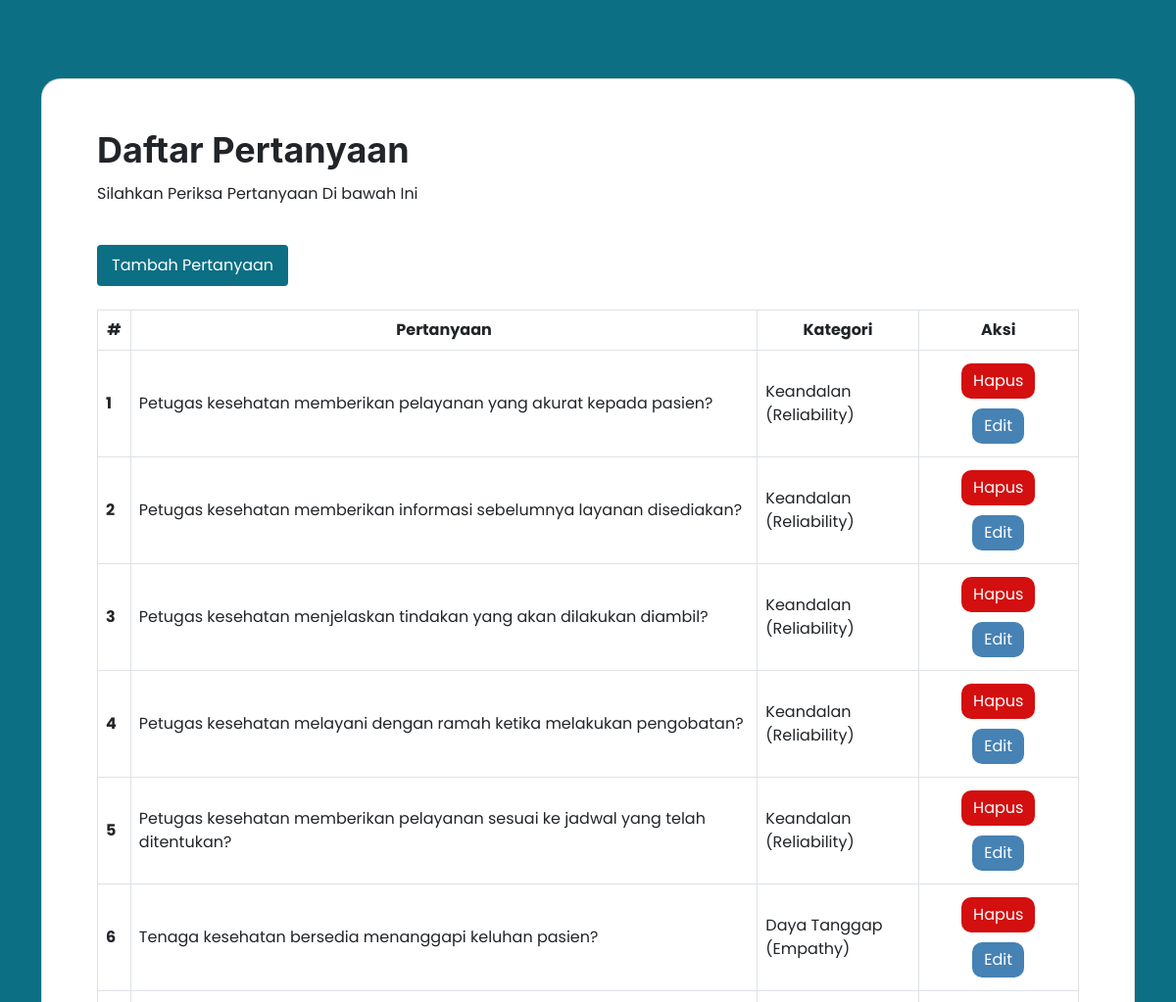
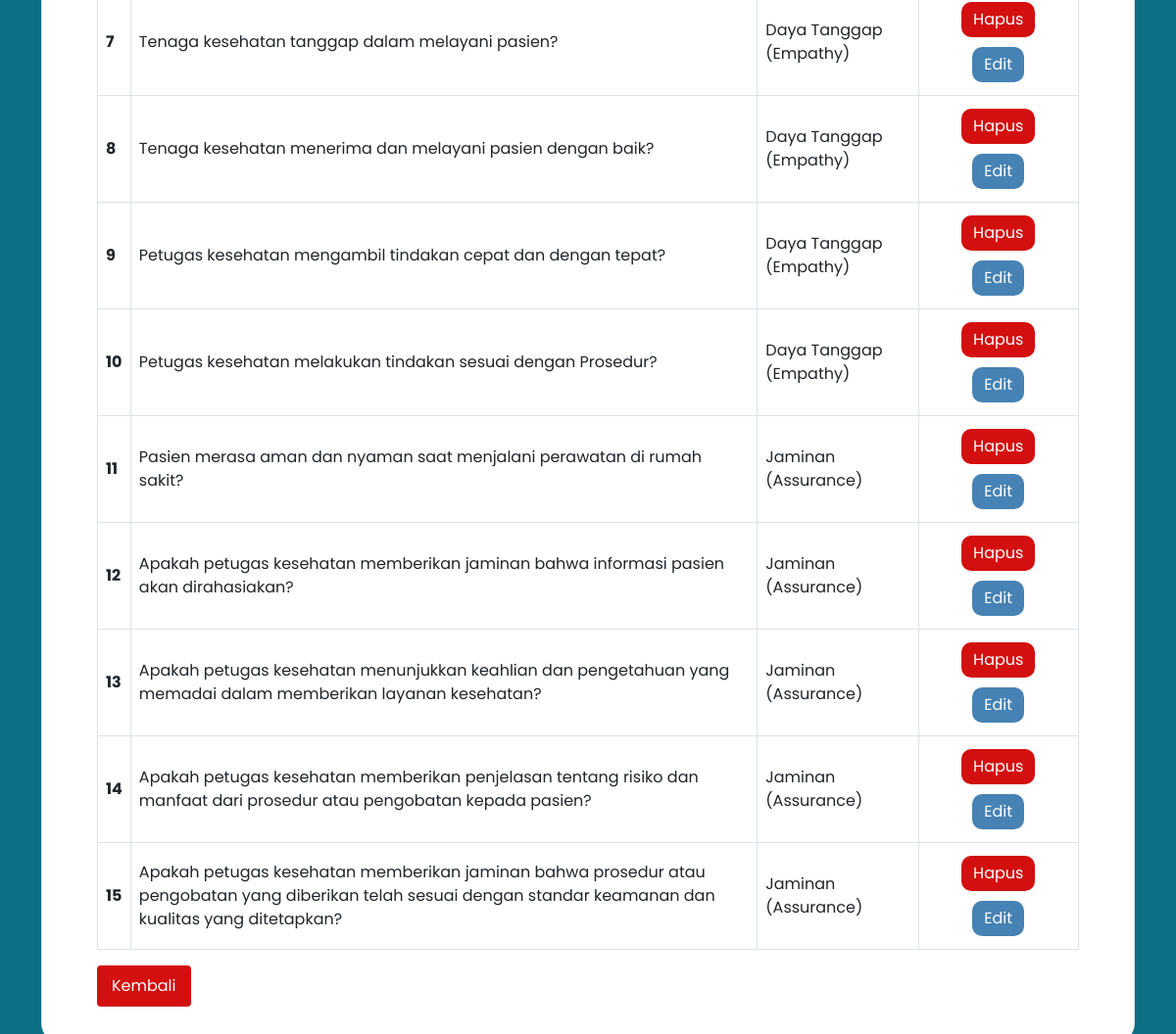
/pages/admin/pertanyaan/kelola-pertanyaan.php (signed in), run on an earlier commit of the app's database (2 pictures, top to bottom).
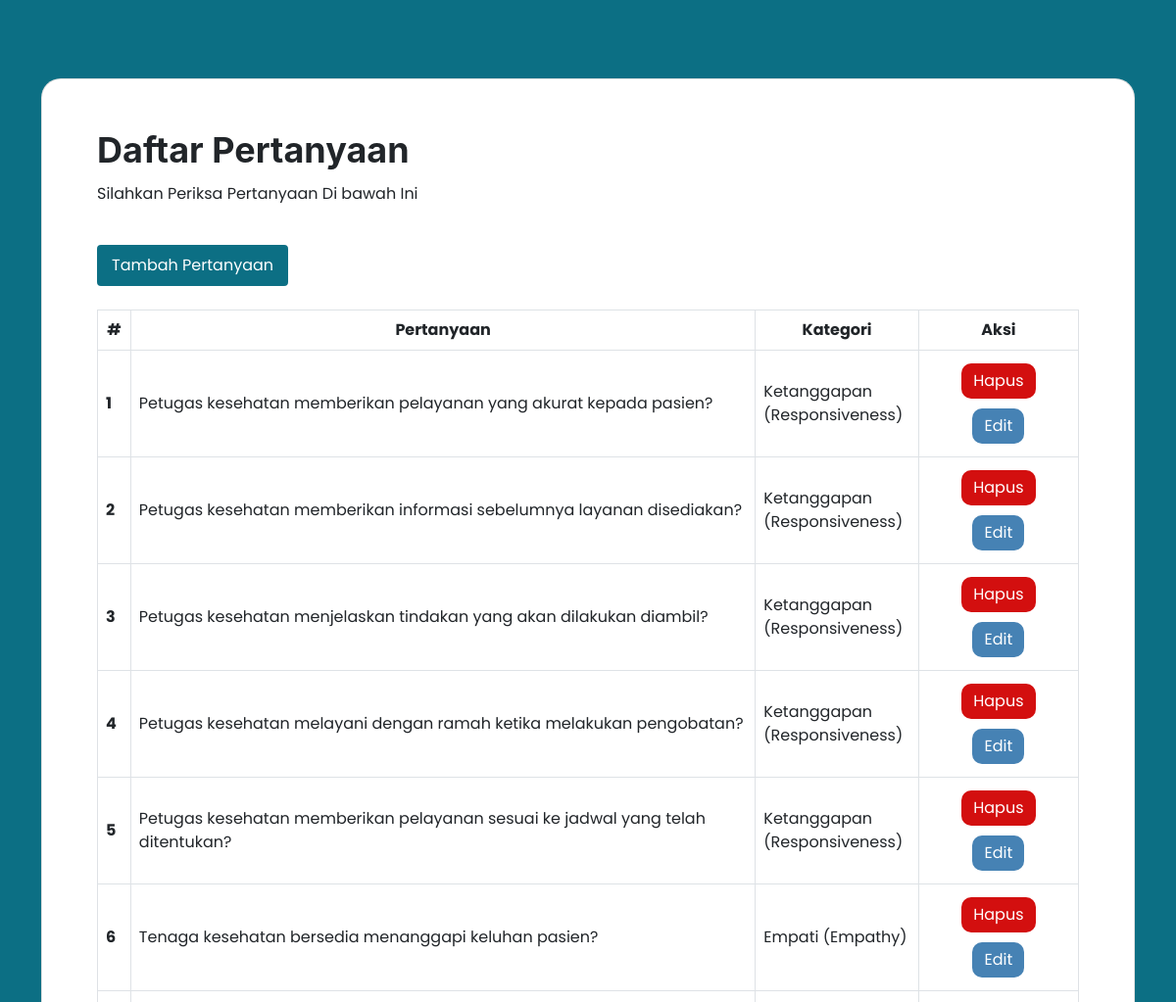
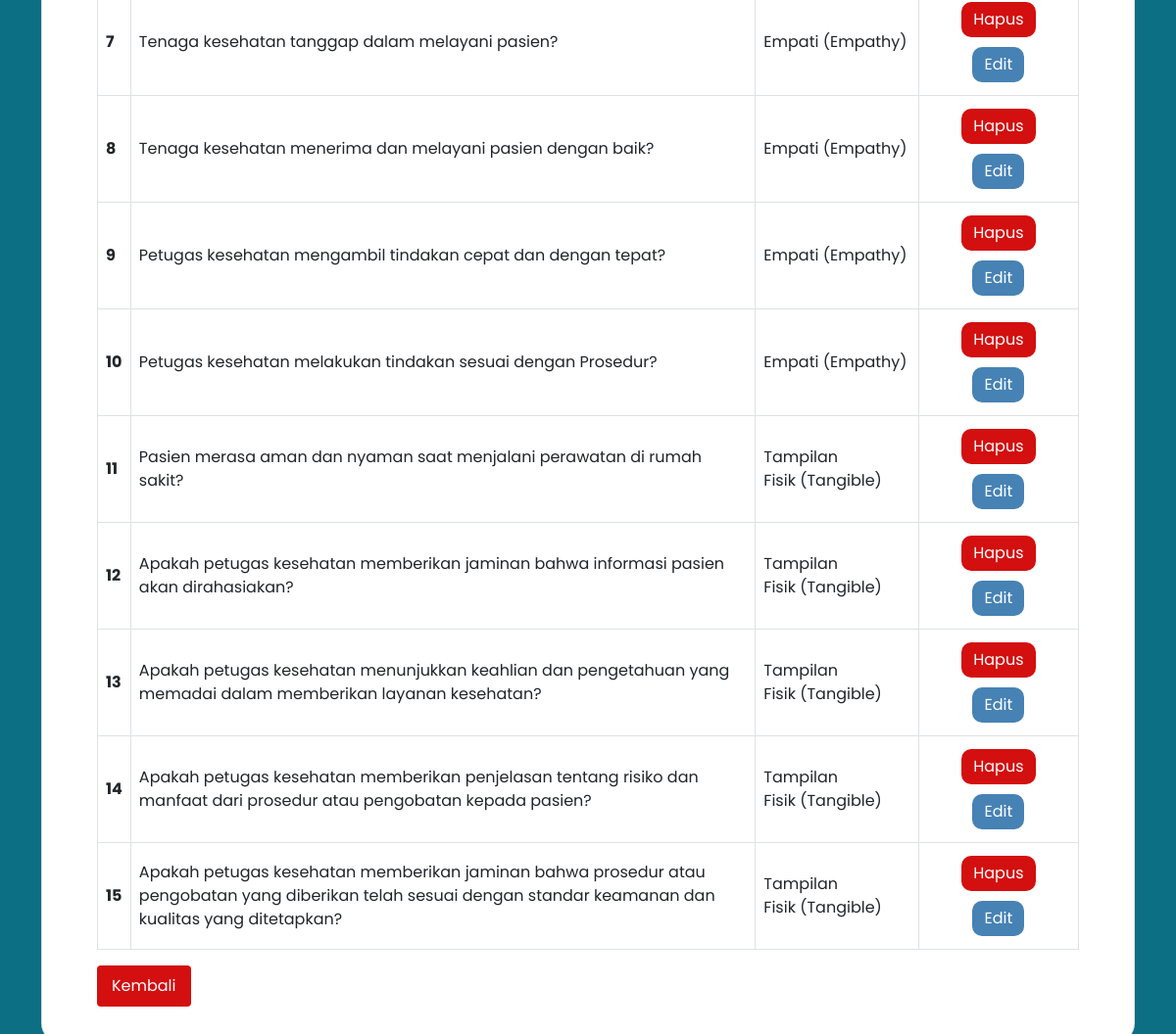
And on a later commit of the database (2 pictures, top to bottom).
### tables this page shows
CREATE TABLE `questions` (
  `id_question` int(11) NOT NULL,
  `question` text NOT NULL,
  `id_category` int(11) NOT NULL,
  `deleted_at` timestamp NULL DEFAULT NULL,
  `created_at` timestamp NULL DEFAULT NULL,
  `updated_at` timestamp NULL DEFAULT NULL
);

CREATE TABLE `categories` (
  `id_category` int(11) NOT NULL,
  `category` varchar(100) NOT NULL
);

### pages/admin/pertanyaan/kelola-pertanyaan.php (the view, shortened to what this page needs)
<?php
include "../../../validations/connection.php";
$sql = "SELECT q.id_question, q.question, c.category
        FROM questions q
        INNER JOIN categories c ON q.id_category = c.id_category
        WHERE q.deleted_at IS NULL";
$result = mysqli_query($connect, $sql);
?>
<!DOCTYPE html>
<html lang="en">
<head>
    <link rel="stylesheet" href="../../../assets/styles/main.css" />
    <link href="../../../vendor/bootstrap-icons/bootstrap-icons.css" rel="stylesheet" />
    <link href="../../../vendor/aos/aos.css" rel="stylesheet" />
    <link href="../../../vendor/glightbox/css/glightbox.min.css" rel="stylesheet" />
</head>
<body>
    <main>
        <section id="kelola-pertanyaan" class="kelola-pertanyaan">
            <div class="container">
                <div class="card">
                    <div class="card-body">
                        <div class="content">
                            <h3 class="card-title">Daftar Pertanyaan</h3>
                            <p class="card-subtitle">
                                Silahkan Periksa Pertanyaan Di bawah Ini
                            </p>
                            <a href="./tambah-pertanyaan.php" class="btn btn-primary">
                                Tambah Pertanyaan
                            </a>
                            <div class="question-container mt-4">
                                <div class="table-responsive">
                                    <table class="table table-hover table-bordered results">
                                        <thead>
                                            <tr>
                                                <th>#</th>
                                                <th class="col-md-8 col-xs-8">Pertanyaan</th>
                                                <th class="col-md-2 col-xs-2">Kategori</th>
                                                <th class="col-md-2 col-xs-2">Aksi</th>
                                            </tr>
                                        </thead>
                                        <tbody>
                                            <?php
                                            if (mysqli_num_rows($result) > 0) {
                                                $counter = 1;
                                                while ($row = mysqli_fetch_assoc($result)) {
                                            ?>
                                            <tr>
                                                <th scope="row"><?php echo $counter++; ?></th>
                                                <td class="col-md-8 col-xs-8"><?php echo $row['question']; ?></td>
                                                <td class="col-md-2 col-xs-2"><?php echo $row['category']; ?></td>
                                                <td class="col-md-2 col-xs-2 aksi">
                                                    <a href="./backend/proses-hapus-pertanyaan.php?id=<?php echo $row['id_question']; ?>"
                                                        class="btn btn-delete">Hapus</a>
                                                    <a href="./edit-pertanyaan.php?id=<?php echo $row['id_question']; ?>"
                                                        class="btn btn-edit">Edit</a>
                                                </td>
                                            </tr>
                                            <?php
                                                }
                                            } else {
                                                echo "<tr><td colspan='4'>Tidak ada pertanyaan yang tersedia</td></tr>";
                                            }
                                            ?>
                                        </tbody>
                                    </table>
                                </div>
                            </div>
                        </div>
                        <div class="button">
                            <a href="../kelola-pertanyaan.php" class="btn btn-secondary">Kembali</a>
                        </div>
                    </div>
                </div>
            </div>
        </section>
    </main>
</body>
</html>

What changed in the data, as far as the page shows it:
changed through a linked row, questions "Petugas kesehatan memberikan pelayanan yang akurat kepada pasien?": id_category.category "Keandalan (Reliability)" → "Ketanggapan (Responsiveness)"
changed through a linked row, questions "Petugas kesehatan memberikan informasi sebelumnya layanan disediakan?": id_category.category "Keandalan (Reliability)" → "Ketanggapan (Responsiveness)"
changed through a linked row, questions "Petugas kesehatan menjelaskan tindakan yang akan dilakukan diambil?": id_category.category "Keandalan (Reliability)" → "Ketanggapan (Responsiveness)"
changed through a linked row, questions "Petugas kesehatan melayani dengan ramah ketika melakukan pengobatan?": id_category.category "Keandalan (Reliability)" → "Ketanggapan (Responsiveness)"
changed through a linked row, questions "Petugas kesehatan memberikan pelayanan sesuai ke jadwal yang telah ditentukan?": id_category.category "Keandalan (Reliability)" → "Ketanggapan (Responsiveness)"
changed through a linked row, questions "Tenaga kesehatan bersedia menanggapi keluhan pasien?": id_category.category "Daya Tanggap (Empathy)" → "Empati (Empathy)"
changed through a linked row, questions "Tenaga kesehatan tanggap dalam melayani pasien?": id_category.category "Daya Tanggap (Empathy)" → "Empati (Empathy)"
changed through a linked row, questions "Tenaga kesehatan menerima dan melayani pasien dengan baik?": id_category.category "Daya Tanggap (Empathy)" → "Empati (Empathy)"
changed through a linked row, questions "Petugas kesehatan mengambil tindakan cepat dan dengan tepat?": id_category.category "Daya Tanggap (Empathy)" → "Empati (Empathy)"
changed through a linked row, questions "Petugas kesehatan melakukan tindakan sesuai dengan Prosedur?": id_category.category "Daya Tanggap (Empathy)" → "Empati (Empathy)"
changed through a linked row, questions "Pasien merasa aman dan nyaman saat menjalani perawatan di rumah sakit?": id_category.category "Jaminan (Assurance)" → "Tampilan Fisik (Tangible)"
changed through a linked row, questions (number 12 of 15 on the later page): id_category.category "Jaminan (Assurance)" → "Tampilan Fisik (Tangible)"
changed through a linked row, questions (number 13 of 15 on the later page): id_category.category "Jaminan (Assurance)" → "Tampilan Fisik (Tangible)"
changed through a linked row, questions (number 14 of 15 on the later page): id_category.category "Jaminan (Assurance)" → "Tampilan Fisik (Tangible)"
changed questions (number 15 of 15 on the later page): id_category.category "Jaminan (Assurance)" → "Tampilan Fisik (Tangible)"
